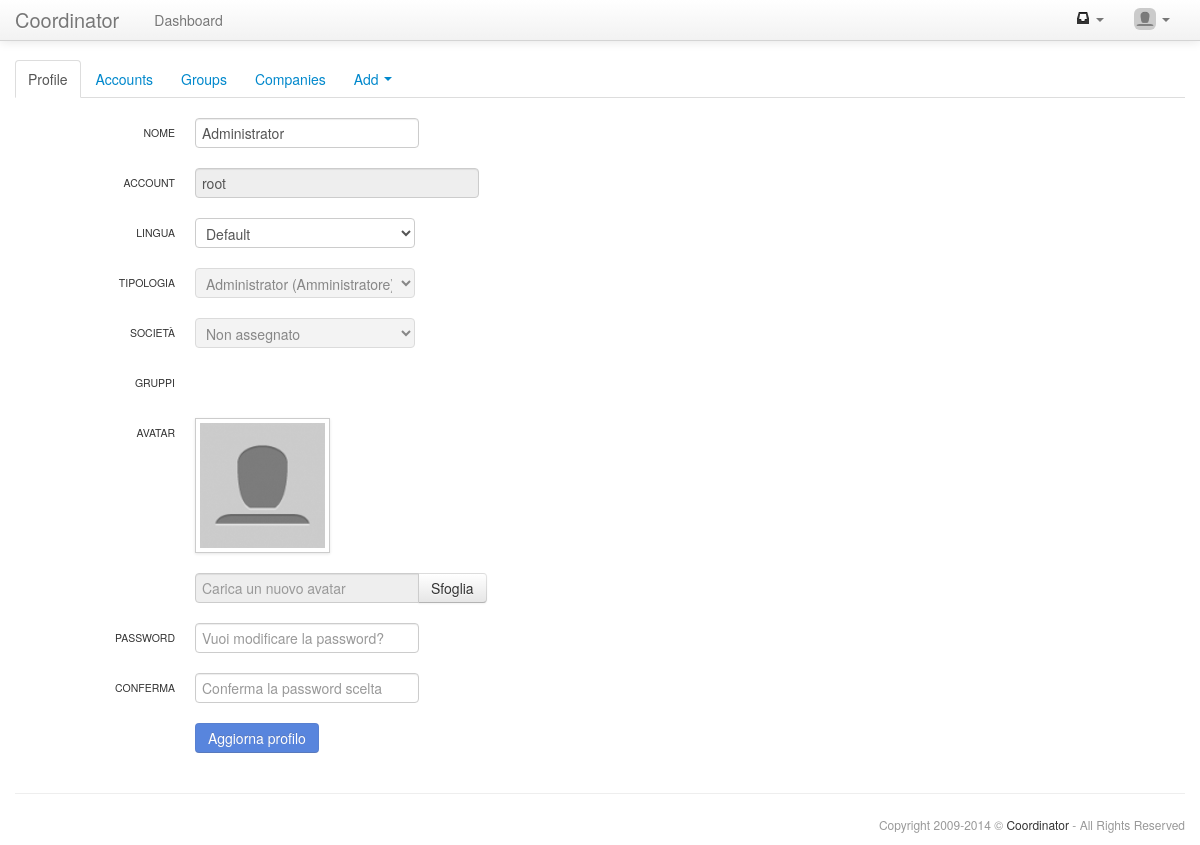
/accounts/index.php (signed in), run on the app's committed database.
### tables this page shows
CREATE TABLE IF NOT EXISTS `settings_settings` (
  `code` varchar(255) NOT NULL,
  `value` varchar(255) DEFAULT NULL,
  PRIMARY KEY (`code`)
);

CREATE TABLE IF NOT EXISTS `accounts_accounts` (
  `id` int(11) unsigned NOT NULL AUTO_INCREMENT,
  `account` varchar(255) NOT NULL,
  `password` varchar(32) NOT NULL,
  `secret` varchar(32) DEFAULT NULL,
  `name` varchar(25) NOT NULL,
  `typology` tinyint(1) unsigned NOT NULL DEFAULT '0' COMMENT '0 disabled, 1 administrator, 2 user',
  `language` varchar(10) NOT NULL DEFAULT 'default',
  `idCompany` int(11) unsigned NOT NULL DEFAULT '0',
  `registration` timestamp NOT NULL DEFAULT CURRENT_TIMESTAMP,
  `lastLogin` datetime DEFAULT NULL,
  `ldapUsername` varchar(25) DEFAULT NULL,
  PRIMARY KEY (`id`),
  UNIQUE KEY `account` (`account`),
  UNIQUE KEY `ldapUsername` (`ldapUsername`)
);

### core/db.class.php (called while the page is built, shortened)
<?php
class DB{
 function queryUniqueObject($query,$debug=-1){
  $query="$query LIMIT 1";
  $result=mysql_query($query) or $this->debugAndDie($query);
  return mysql_fetch_object($result);
 }
}
?>

### core/api.inc.php (called while the page is built, shortened)
<?php
include("html.class.php");
include("structure.class.php");
include("db.class.php");
function api_text($key,$parameters=NULL){
 $text=$GLOBALS['locale'][$key];
 return $text;
}
function api_baseName(){
 $path_parts=pathinfo($_SERVER['PHP_SELF']);
 return $path_parts['basename'];
}
function api_getOption($code){
 $option=$GLOBALS['db']->queryUniqueObject("SELECT * FROM settings_settings WHERE code='".$code."'");
 if($option->value<>NULL){
  return $option->value;
 }else{
  return NULL;
 }
}
function api_checkPermission($module,$action,$alert=FALSE){
 if($_SESSION['account']->id==1){return TRUE;}
 return FALSE;
}
function api_accountAvatar($idAccount=NULL){
 if($idAccount==NULL){$idAccount=$_SESSION['account']->id;}
 if(file_exists("../uploads/accounts/avatar_".$idAccount.".jpg")){
  return "../uploads/accounts/avatar_".$idAccount.".jpg";
 }else{
  return $GLOBALS['dir']."uploads/accounts/avatar.jpg";
 }
}
?>

### accounts/index.php (the view, shortened to what this page needs)
<?php
include("template.inc.php");
function content(){
 $account=$GLOBALS['db']->queryUniqueObject("SELECT * FROM accounts_accounts WHERE id='".$_SESSION['account']->id."'");
?>
<form class="form-horizontal" action="submit.php?act=account_customize" enctype='multipart/form-data' method="post">
 <div class="control-group">
  <label class="control-label" for="iName">Nome</label>
  <div class="controls"><input type="text" id="iAccount" class="input-large" name="name" placeholder="Nome" value="<?php echo $account->name;?>"></div>
 </div>
 <div class="control-group">
  <label class="control-label" for="iAccount">Account</label>
  <div class="controls"><input type="text" id="iAccount" class="input-xlarge" placeholder="Account" value="<?php echo $account->account;?>" readonly></div>
 </div>
 <div class="control-group">
  <label class="control-label">Lingua</label>
  <div class="controls">
   <select name="language">
    <option value="default">Default</option>
   </select>
  </div>
 </div>
 <div class="control-group">
  <label class="control-label">Tipologia</label>
  <div class="controls">
   <select disabled>
    <option>
    <?php
     switch($account->typology){
      case 1:echo "Administrator (Amministratore)";break;
     }
    ?>
    </option>
   </select>
  </div>
 </div>
 <div class="control-group">
  <label class="control-label">Societ&agrave;</label>
  <div class="controls">
   <select disabled>
    <option>
    <?php
     $company=$GLOBALS['db']->queryUniqueObject("SELECT * FROM accounts_companies WHERE id='".$account->idCompany."'");
     if($company){echo $company->company." - ".$company->division;}
      else{echo "<td>Non assegnato</td>\n";}
    ?>
    </option>
   </select>
  </div>
 </div>
 <div class="control-group">
  <label class="control-label">Gruppi</label>
 </div>
 <div class="control-group">
  <label class="control-label" for="iAvatar">Avatar</label>
  <div class="controls">
   <img src="<?php echo api_accountAvatar()."?".rand(0,999); ?>" class="img-polaroid" width="125">
  </div>
 </div>
 <div class="control-group">
  <div class="controls">
   <div class="input-append">
    <input type="text" id="iAvatarShow" class="input-large" placeholder="Carica un nuovo avatar" onclick="$('input[id=iAvatar]').click();" readonly>
    <a class="btn" onclick="$('input[id=iAvatar]').click();">Sfoglia</a>
   </div>
  </div>
 </div>
 <?php if(!api_getOption("ldap")){ ?>
 <div class="control-group">
  <label class="control-label" for="iPassword">Password</label>
  <div class="controls"><input type="password" id="iPassword" class="input-large" name="password" placeholder="Vuoi modificare la password?"></div>
 </div>
 <div class="control-group">
  <label class="control-label" for="iVerify">Conferma</label>
  <div class="controls"><input type="password" id="iConfirm" class="input-large" name="confirm" placeholder="Conferma la password scelta"></div>
 </div>
 <?php } ?>
 <div class="control-group">
  <div class="controls">
   <input type="submit" class="btn btn-primary" value="Aggiorna profilo">
  </div>
 </div>
</form>
<?php
}
?>

### core/html.class.php (shortened to what this page needs)
<?php
class HTML{
public function header($title="",$nav="dashboard",$navbar=TRUE){
?>
<!DOCTYPE html>
<html lang="it">
<head>
 <link href="<?php echo $GLOBALS['dir']."core/bootstrap/css/bootstrap.min.css";?>" rel="stylesheet">
 <link href="<?php echo $GLOBALS['dir']."core/bootstrap/css/bootstrap-responsive.min.css";?>" rel="stylesheet">
 <link href="<?php echo $GLOBALS['dir']."core/template.css";?>" rel="stylesheet">
 <link href="<?php echo $GLOBALS['dir']."core/bootstrap-datetimepicker/css/bootstrap-datetimepicker.min.css";?>" rel="stylesheet">
 <link href="<?php echo $GLOBALS['dir']."core/bootstrap-markdown/css/bootstrap-markdown.min.css";?>" rel="stylesheet">
 <link href="<?php echo $GLOBALS['dir']."core/bootstrap-select2/select2.css";?>" rel="stylesheet">
 <link href="<?php echo $GLOBALS['dir']."core/shadowbox/shadowbox.css";?>" rel="stylesheet">
</head>
<body>
 <div class="navbar navbar-fixed-top <?php if($GLOBALS['debug']){echo "navbar-inverse";}?>">
  <div class="navbar-inner">
   <div class="container">
    <?php
     if(file_exists("../uploads/core/logo.png") && api_getOption('show_logo')){
      echo "<a class='brand-logo' href='".$GLOBALS['dir']."index.php'><img src='".$GLOBALS['dir']."uploads/core/logo.png'></a>\n";
     }else{
      echo "<a class='brand' href='".$GLOBALS['dir']."index.php'>".api_getOption('title')."</a>\n";
     }
    ?>
    <?php if($navbar){ ?>
    <div class="nav-collapse collapse">
     <ul class="nav">
      <li<?php if($nav=="dashboard"){echo " class=\"active\"";} ?>><a href="<?php echo $GLOBALS['dir']."dashboard/index.php";?>"><?php echo api_text("core-menu-dashboard"); ?></a></li>
     </ul>
     <ul class="nav pull-right">
      <?php if(api_checkPermission("chats","chats_chat")){ ?>
      <li class="dropdown">
       <a href="#" class="dropdown-toggle" data-toggle="dropdown">
        <span id="chat_counter">
        <?php
         include("../chats/chat_counter.inc.php")
        ?>
        </span>
        <b class="caret"></b>
       </a>
      </li>
      <?php } ?>
      <li class="dropdown">
       <a href="#" class="dropdown-toggle" data-toggle="dropdown">
        <img src="<?php echo api_accountAvatar();?>" class="img-rounded" style="width:22px;margin:-6px 0 0 0;padding:0;"> <b class="caret"></b>
       </a>
      </li>
     </ul>
    </div>
    <?php } ?>
   </div>
  </div>
 </div>
 <div class="container">
<?php
}
public function footer($wiki_link=NULL,$copyright=TRUE){
?>
<?php if($copyright){ ?>
  <div class="row-fluid">
   <hr>
   <footer>
    <span class="muted credit pull-right">Copyright 2009-<?php echo date("Y");?> &copy; <a href="http://www.coordinator.it" target="_blank">Coordinator</a> - All Rights Reserved</span>
   </footer>
  </div>
 <?php } ?>
 </div>
</body>
</html>
<?php
}
}
?>

### chats/chat_counter.inc.php (shortened to what this page needs)
<?php
 $chats_unread=0;
 if($chats_unread>0){echo "<b>".$chats_unread."</b> <i class='icon-envelope'></i>";}
  else{echo "<i class='icon-inbox'></i>";}
?>

### core/structure.class.php (shortened to what this page needs)
<?php
class str_navigation{
 private $current_tab;
 protected $class;
 protected $nt_array;
 public function __construct($search=FALSE,$get=NULL,$class=NULL){
  $this->class=$class;
  $this->current_tab=-1;
  $this->nt_array=array();
  return TRUE;
 }
 function addTab($label,$url=NULL,$get=NULL,$class=NULL,$enabled=TRUE){
  $nt=new stdClass();
  $nt->label=$label;
  $nt->url=$url;
  $nt->get=$get;
  $nt->class=$class;
  $nt->enabled=$enabled;
  $this->current_tab++;
  $this->nt_array[$this->current_tab]=$nt;
  return TRUE;
 }
 function addSubTab($label,$url=NULL,$get=NULL,$class=NULL,$enabled=TRUE){
  $nt=new stdClass();
  $nt->label=$label;
  $nt->url=$url;
  $nt->get=$get;
  $nt->class=$class;
  $nt->enabled=$enabled;
  if(!is_array($this->nt_array[$this->current_tab]->dropdown)){
   $this->nt_array[$this->current_tab]->dropdown=array();
  }
  $this->nt_array[$this->current_tab]->dropdown[]=$nt;
  return TRUE;
 }
  function render(){
  echo "<ul class='nav nav-tabs ".$this->class."'>\n";
  if(is_array($this->nt_array)){
   foreach($this->nt_array as $nt){
    if(is_array($nt->dropdown)){
     $dropdown=TRUE;
     $nt->label.=" <b class='caret'></b>";
    }else{$dropdown=FALSE;}
    $active=FALSE;
    if(strlen($nt->url)==0){$nt->url="#";}
    echo " <li";
    if(substr($nt->url,0,(strpos($nt->url,"?")>0)?strpos($nt->url,"?"):strlen($nt->url))==api_baseName()){
     $active=TRUE;
    }
    echo " class='";
    if($active){echo "active ";}
    if($dropdown){echo "dropdown ";}
    if(!$nt->enabled){echo "disabled ";}
    echo $nt->class."'>";
    if($dropdown){echo "<a class='dropdown-toggle' data-toggle='dropdown' href='#'";}
     elseif($active || !$nt->enabled){echo "<a href='#'";}
     else{echo "<a href='".$nt->url.$nt->get."'";}
    echo ">".$nt->label."</a>";
    echo "</li>\n";
   }
  }
  echo "</ul>\n\n";
  return TRUE;
 }
}
?>

### accounts/template.inc.php (shortened to what this page needs)
<?php
include("module.inc.php");
include("../core/api.inc.php");
$html->header(api_text("module-title"),NULL);
$nav=new str_navigation();
$nav->addTab(api_text("nav-profile"),"index.php");
$nav->addTab(api_text("nav-accounts"),"accounts_list.php",NULL,NULL,(api_checkPermission("accounts","accounts_list"))?TRUE:FALSE);
$nav->addTab(api_text("nav-groups"),"groups_list.php",NULL,NULL,(api_checkPermission("accounts","groups_list"))?TRUE:FALSE);
$nav->addTab(api_text("nav-companies"),"companies_list.php",NULL,NULL,(api_checkPermission("accounts","accounts_list"))?TRUE:FALSE);
$nav->addTab(($_GET['id']>0)?api_text("nav-edit"):api_text("nav-add"));
$nav->addSubTab(api_text("nav-account"),"accounts_edit.php",NULL,NULL,(api_checkPermission("accounts","accounts_add"))?TRUE:FALSE);
$nav->addSubTab(api_text("nav-group"),"groups_edit.php",NULL,NULL,(api_checkPermission("accounts","groups_add"))?TRUE:FALSE);
$nav->addSubTab(api_text("nav-company"),"companies_edit.php",NULL,NULL,(api_checkPermission("accounts","companies_add"))?TRUE:FALSE);
$nav->render();
if($checkPermission==NULL){content();}else{if(api_checkPermission($module_name,$checkPermission,TRUE)){content();}}
$html->footer();
?>

### core/template.css (style rules this page uses)
body { padding-top:60px; padding-bottom:10px; }
footer { font-size:12px; }
footer .credit a { color:#333333; }
label.control-label { font-size: 0.75em; text-transform: uppercase; font-weight: normal; }

### data on the page
settings_settings: value "Coordinator"
accounts_accounts: name "Administrator", account "root", typology "Administrator (Amministratore)"

### other printed values
api_text("core-menu-dashboard") "Dashboard"
$nt->label "Profile"
$nt->label "Accounts"
$nt->label "Groups"
$nt->label "Companies"
$nt->label "Add"
